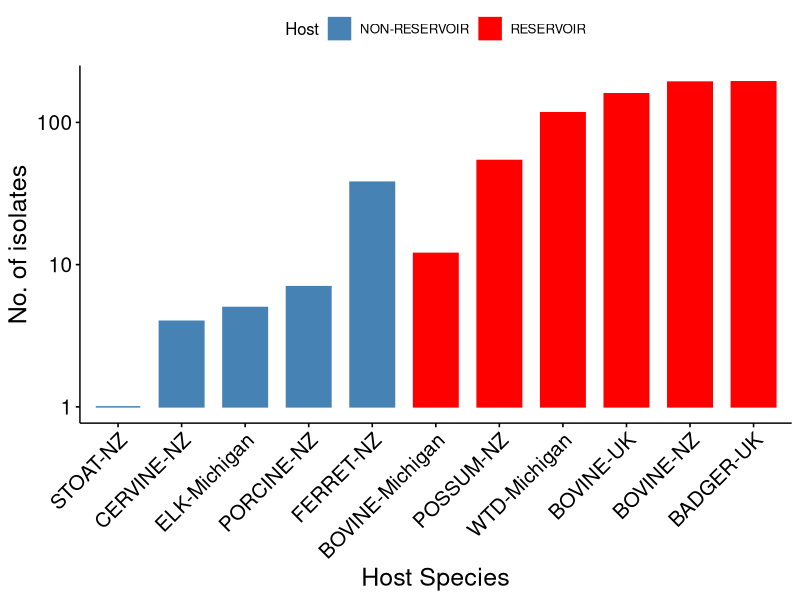
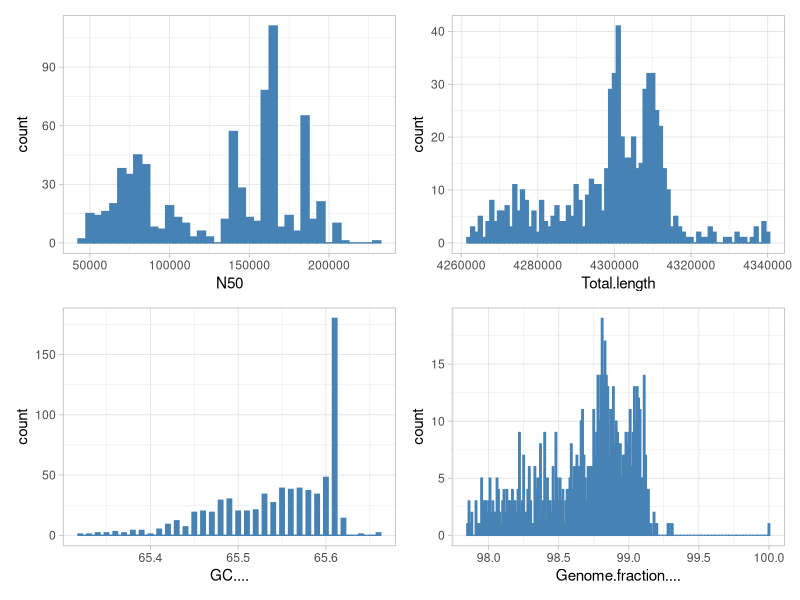

Source code (R) for these figures, in order:
#Noah A Legall
#Salvador Lab
#Description: An Rscript that will be used to generate necessary figures for this project.
#Last Update: May 6th

###0. libraries
install.packages("ggpubr")
install.packages("patchwork")
library("ggpubr")
library(dplyr)
library(ggplot2)
library(patchwork)

###1. Description of the data we have.
accession_meta <- read.csv("ProjectBovisReservoir_metadata.csv", header = TRUE, stringsAsFactors = FALSE)
accession_bar <- accession_meta %>% group_by(Species, Host) %>%summarise(no_in_data = length(Species))
accession_bar <- accession_bar[order(accession_bar$Host,accession_bar$no_in_data),]
#A bar plot separated by species, colored by reservoir status.
ggbarplot(accession_bar,"Species","no_in_data", fill = "Host", color = "Host",palette = c("steelblue","red"), xlab = "Host Species", ylab = "No. of isolates", lab.size = 10) + theme(axis.text.x = element_text(angle = 45, hjust = 1),axis.text=element_text(size = 15), axis.title = element_text(size = 18)) + scale_y_log10()

###2. Distribution of N50 for the assemblies
assembly_stats <- read.csv("mbovis_transposed_report.csv",header = TRUE)

N50_hist <- assembly_stats %>% filter(N50 > 46069.75) %>% ggplot(aes(x=N50)) +
                   geom_histogram(binwidth = 5000, fill = "steelblue", color = "steelblue") +
                   theme_light()

genome_length_hist <- assembly_stats %>% filter(Total.length < 4341873 ) %>% filter(Total.length > 4261165 ) %>% ggplot(aes(x=Total.length)) +
  geom_histogram(binwidth = 1000, fill = "steelblue", color = "steelblue") +
  theme_light()

GC_hist <- assembly_stats %>% filter(GC.... > 65.31) %>% filter(GC.... < 65.79) %>% ggplot(aes(x=GC....)) +
  geom_histogram(binwidth = 0.005, fill = "steelblue", color = "steelblue") +
  theme_light()

genome_frac_hist <- assembly_stats %>% filter(Genome.fraction.... > 97.84405) %>% ggplot(aes(x=Genome.fraction....)) +
  geom_histogram(binwidth = 0.01, fill = "steelblue", color = "steelblue") +
  theme_light()

(N50_hist | genome_length_hist)/(GC_hist | genome_frac_hist)


